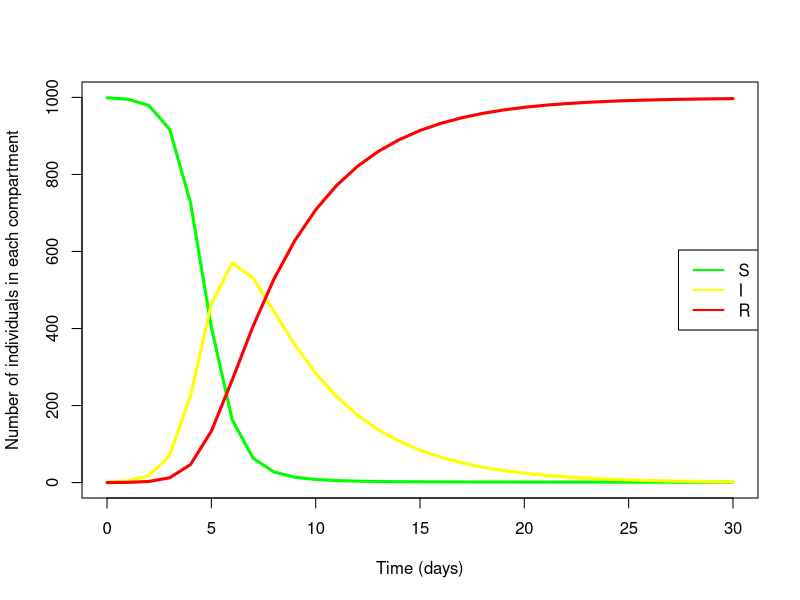
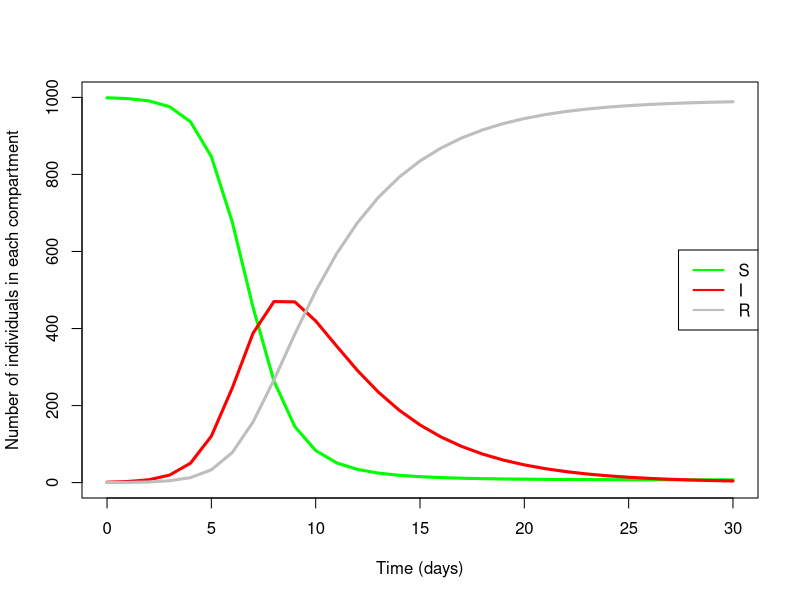
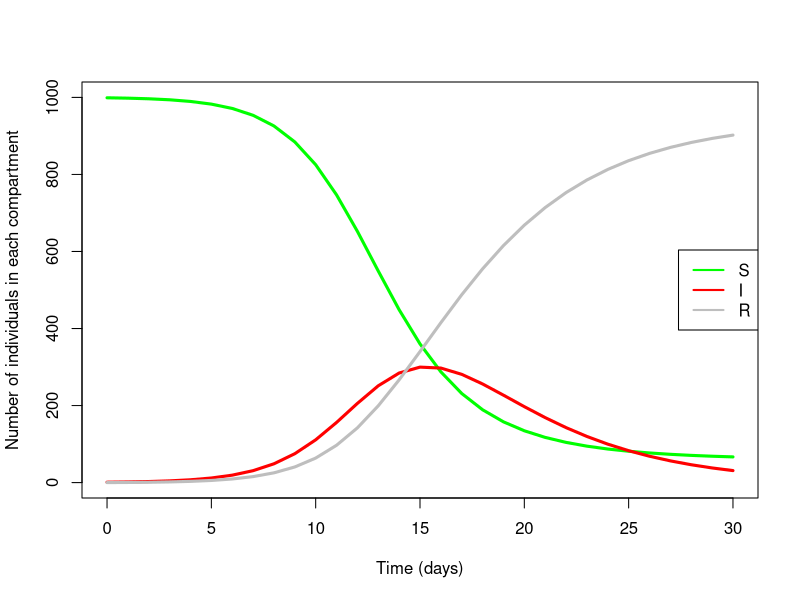
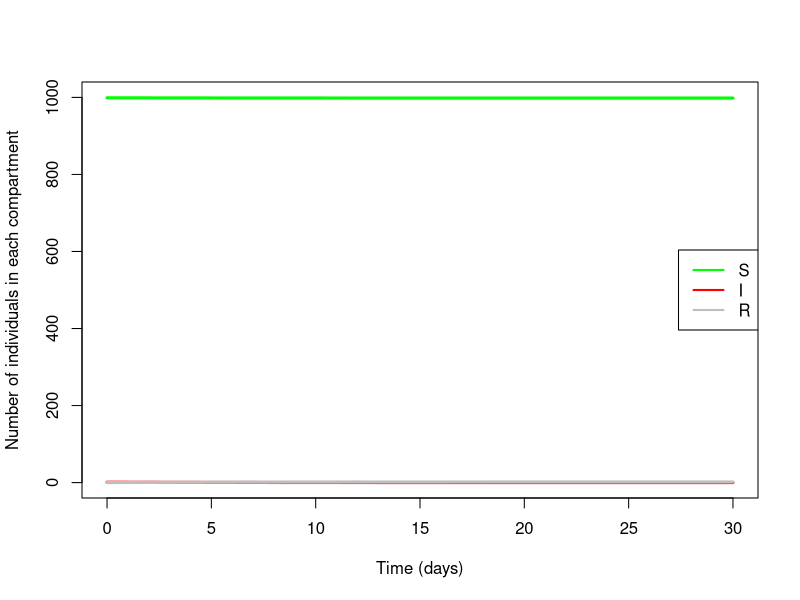

Write R code to recreate these figures, in order.
## ---- chunk 1
SIR.model <- function(t, x, parameters){ 
  # Get the current number of individuals in each compartment.
  S <- x[1]
  I <- x[2]
  R <- x[3]
  
  # Get the model parameters.
  beta <- parameters$beta
  gamma <- parameters$gamma
  
  # Calculate the total number of individuals in the system.
  # This is just all the compartments added together.
  N <- S + I + R
  
  # Calculate the derivatives (the system of ODEs).
  dS <- -beta*S*I/N
  dI <- beta*S*I/N - gamma*I
  dR <- gamma*I
  
  # Return the derivatives inside a list.
  derivatives <- list(c(dS, dI, dR))
  return(derivatives)
}
## ---- chunk 2
# The initial parameters: how many people are in each compartment at the start of
# the model?
init <- c(S = 999, I = 1, R = 0.0)

# The model parameters: what is the transmission rate (beta), and recovery rate (gamma).
pars <- list(beta = 1.7, gamma = 0.25)

# The solution times: the sequence of times for which to compute the solution.
# This will be numbers 0 to 30.
time <- seq(from = 0, to = 30, by = 1)
## ---- chunk 3
# Load in the deSolve package.
library(deSolve)

# lsoda is a function with inputs: ODE system (as a function), initial conditions,
# parameters and times to compute the solution. The solution for the SIR model is
# stored in 'out'.
out <- lsoda(func = SIR.model, y = init, parms = pars, times = time)
class(out)
# Convert the solution into a data.frame. This makes plotting easier.
out <- as.data.frame(out)
head(out)
## ---- chunk 4
# First plot time (x-axis) against the number of susceptible (y-axis).
plot(out$time, out$S,
     type = 'l', col = 'green', ylab = "Number of individuals in each compartment",
     xlab = "Time (days)", lwd = 3, ylim = c(0, 1000)) 
# Next, we can add lines for time against infecteds, and time against recovered/removed.
lines(out$time, out$I, col = 'yellow', lwd = 3)
lines(out$time, out$R, col = 'red', lwd = 3)

# Finally, we can add a legend so we know what lines correspond to what compartment.
legend("right", legend = c("S","I","R"), col = c("green","yellow","red"), lwd = 2)
## ---- chunk 5
write.csv(out, "sir_model_demo.csv", row.names = FALSE)
## ---- chunk 6
# The initial parameters: how many people are in each compartment at the start of
# the model?
init <- c(S = 999, I = 1, R = 0.0)
# The model parameters: transmission rate (beta), and recovery rate (gamma).
pars <- list(beta = 1.7, gamma = 0.25)
# The solution times: # numbers 0 to 30.
time1 <- seq(from = 0, to = 5, by = 1)
time2 <- seq(from=0, to=10, by=1)
time3 <- seq(from=0, to=25.4, by=1)


Day5_solution <- lsoda(func = SIR.model, y = init, parms = pars, times = time1)
# Convert the solution into a data.frame. This makes plotting easier.
Day5_solution_df <- as.data.frame(Day5_solution)
Infectious_d5 <- round(tail(Day5_solution_df$I, n=1))
Infectious_d5   # 463 people

Day10_solution <- lsoda(func = SIR.model, y = init, parms = pars, times = time2)
# Convert the solution into a data.frame
Day10_solution_df <- as.data.frame(Day10_solution)
Infectious_d10 <- round(tail(Day10_solution_df$I, n=1))
Infectious_d10   # 284 people

Day25.4_solution <- lsoda(func = SIR.model, y = init, parms = pars, times = time3)
# Convert the solution into a data.frame
Day25.4_solution_df <- as.data.frame(Day25.4_solution)
Infectious_d25.4 <- round(tail(Day25.4_solution_df$I, n=1))
Infectious_d25.4 # 7 people
## ---- chunk 7
# The initial parameters: how many people are in each compartment at the start of
# the model?
init <- c(S = 999, I = 1, R = 0.0)
# The model parameters: transmission rate (beta), and recovery rate (gamma).
pars1.25 <- list(beta = 1.25, gamma = 0.25)

# The solution times: # numbers 0 to 30.
time <- seq(from = 0, to = 30, by = 1)

###### beta = 1.25
Beta1.25_solution <- lsoda(func = SIR.model, y = init, parms = pars1.25, times = time)
# Convert the solution into a data.frame. This makes plotting easier.
Beta_1.25df <- as.data.frame(Beta1.25_solution)

# Plot time (x-axis) against the number of susceptible (y-axis).
Beta125 <- plot(Beta_1.25df$time, Beta_1.25df$S,
     type = 'l', col = 'green', ylab = "Number of individuals in each compartment",
     xlab = "Time (days)", lwd = 3, ylim = c(0, 1000))

# Next, we can add lines for time against infecteds, and time against recovered/removed, and legend for each compartment.
lines(Beta_1.25df$time, Beta_1.25df$I, col = 'red', lwd = 3)
lines(Beta_1.25df$time, Beta_1.25df$R, col = 'grey', lwd = 3)
legend("right", legend = c("S","I","R"), col = c("green","red","grey"), lwd = 2)
## ---- chunk 8
# The initial parameters: how many people are in each compartment at the start of
# the model?
init <- c(S = 999, I = 1, R = 0.0)
# The model parameters: transmission rate (beta), and recovery rate (gamma).
pars0.75 <- list(beta = 0.75, gamma = 0.25)

# The solution times: # numbers 0 to 30.
time <- seq(from = 0, to = 30, by = 1)

###### beta = 1.25
Beta0.75_solution <- lsoda(func = SIR.model, y = init, parms = pars0.75, times = time)
# Convert the solution into a data.frame. This makes plotting easier.
Beta_0.75df <- as.data.frame(Beta0.75_solution)

# Plot time (x-axis) against the number of susceptible (y-axis).
plot(Beta_0.75df$time, Beta_0.75df$S,
     type = 'l', col = 'green', ylab = "Number of individuals in each compartment",
     xlab = "Time (days)", lwd = 3, ylim = c(0, 1000))

# Next, we can add lines for time against infecteds, and time against recovered/removed, and legend for each compartment.
lines(Beta_0.75df$time, Beta_0.75df$I, col = 'red', lwd = 3)
lines(Beta_0.75df$time, Beta_0.75df$R, col = 'grey', lwd = 3)
legend("right", legend = c("S","I","R"), col = c("green","red","grey"), lwd = 2)
## ---- chunk 9
# The initial parameters: how many people are in each compartment at the start of
# the model?
init <- c(S = 999, I = 1, R = 0.0)
# The model parameters: transmission rate (beta), and recovery rate (gamma).
pars0.1 <- list(beta = 0.1, gamma = 0.25)

# The solution times: # numbers 0 to 30.
time <- seq(from = 0, to = 30, by = 1)

###### beta = 0.1
Beta0.1_solution <- lsoda(func = SIR.model, y = init, parms = pars0.1, times = time)
# Convert the solution into a data.frame. This makes plotting easier.
Beta_0.1df <- as.data.frame(Beta0.1_solution)

# Plot time (x-axis) against the number of susceptible (y-axis).
Beta1.25 <- plot(Beta_0.1df$time, Beta_0.1df$S,
     type = 'l', col = 'green', ylab = "Number of individuals in each compartment",
     xlab = "Time (days)", lwd = 3, ylim = c(0, 1000))

# Next, we can add lines for time against infecteds, and time against recovered/removed, and legend for each compartment.
lines(Beta_0.1df$time, Beta_0.1df$I, col = 'red', lwd = 3)
lines(Beta_0.1df$time, Beta_0.1df$R, col = 'grey', lwd = 3)
legend("right", legend = c("S","I","R"), col = c("green","red","grey"), lwd = 2)
## ---- chunk 10
pars <- list(beta = 1.25, gamma = 1/4)
out <- lsoda(func = SIR.model, y= init, parms = pars, times = time)
out <- as.data.frame(out)
999-ceiling(out[out$time==30,2])

pars <- list(beta = 0.75, gamma = 1/4)
out <- lsoda(func = SIR.model, y= init, parms = pars, times = time)
out <- as.data.frame(out)
999-ceiling(out[out$time==30,2])

pars <- list(beta = 0.1, gamma = 1/4)
out <- lsoda(func = SIR.model, y= init, parms = pars, times = time)
out <- as.data.frame(out)
999-ceiling(out[out$time==30,2])
## ---- chunk 11
for (i in c(1.25,0.75,0.1)){
  pars <- list(beta = i, gamma = 1/4)
  time <- seq(from = 0, to = 30, by = 1)
out <- lsoda(func = SIR.model, y= init, parms = pars, times = time)
out <- as.data.frame(out)
print(999-ceiling(out[out$time==30,2]))
}
## ---- chunk 12
# Ro at beta=1.7 (No intervention)
Ro_1.7 <- 1.7/0.25
Ro_1.7    # Ro = 6.8

# Ro at beta=1.25 intervention
Ro_1.25 <- 1.25/0.25
Ro_1.25   # Ro = 5.0

# Ro at beta=0.75 intervention
Ro_0.75 <- 0.75/0.25
Ro_0.75   # Ro = 3.0

# Ro at beta=0.1 intervention
Ro_0.1 <- 0.1/0.25
Ro_0.1    # Ro = 0.4
